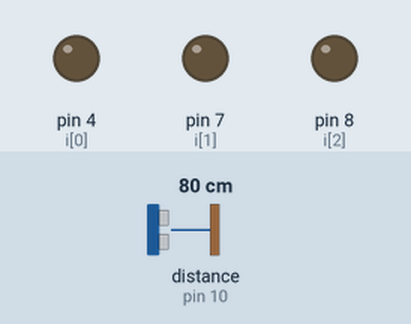
The sketch below on a simulated Arduino Uno, built with avr-gcc and run on an emulated ATmega328P. On the bench: output pins drawn as LEDs (lit = HIGH). Wiring (inferred from the names in the program): ultrasonic range finder: trigger pin 9; echo pin 10. The test bench sets the inputs (shaded band); at power-on: distance to the obstacle (sensor on pin 10) 80 cm. The echo pulse lasts 58.3 µs per cm; pins used as bus, display or sensor lines are not drawn.

Above: at 1.2 s.
1.3 s: distance to the obstacle (sensor on pin 10) set to 2 cm
At 1.55 s:
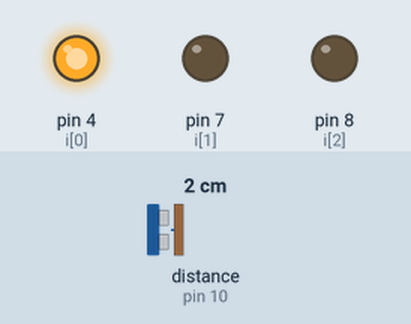
4.3 s: distance to the obstacle (sensor on pin 10) set to 60 cm
At 5.1 s:
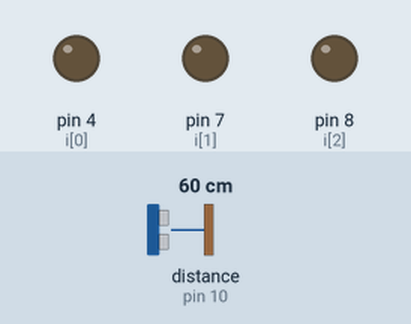
5.8 s: distance to the obstacle (sensor on pin 10) set to 4 cm
At 6.41 s:
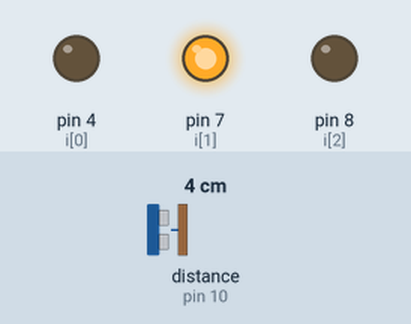
8.8 s: distance to the obstacle (sensor on pin 10) set to 120 cm
At 9.7 s:
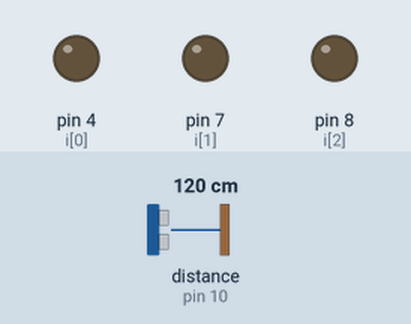
Timing chart, 0 to 11.3 s (numbered marks = the images above; inputs shaded):
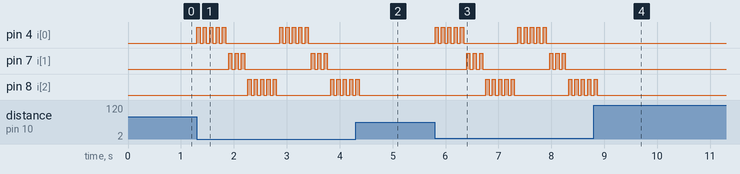

The sketch:

ultrasonic_police.ino
```cpp
/*
 * Police lights with ultrasonic sensor
 * Written by Bryan Hernandez
 */

int del = 60;
int i[] = {4,7,8};
int x[] = {0,0,0};
int len[] = {4,2,4};

long duration, cm, inches;
int trig = 9;
int echo = 10;

void setup() {
  pinMode(i[0], OUTPUT);
  pinMode(i[1], OUTPUT);
  pinMode(i[2], OUTPUT);
  pinMode(trig, OUTPUT);
  pinMode(echo, INPUT);
}

int iter = 0;

void loop() {
  digitalWrite(trig, LOW);
  delayMicroseconds(5);
  digitalWrite(trig, HIGH);
  delayMicroseconds(10);
  digitalWrite(trig, LOW);

  pinMode(echo, INPUT);
  duration = pulseIn(echo, HIGH);
  cm = (duration/2) / 29.1;

  if (cm < 50) {
    while (x[iter] <= len[iter]) {
      x[iter]++;
      digitalWrite(i[iter], HIGH);
      delay(del);

      digitalWrite(i[iter], LOW);
      delay(del);
    }
    memset(x, 0, sizeof(x));
    iter++;
    iter %= 3;
  }
  else {
    iter = 0;
  }
}
```

Measured:
- after the input at 1.3 s, pin 4 (i[0]): goes 4 × (HIGH 0.06 s, LOW 0.06 s), HIGH 0.06 s, LOW 1.0 s, 4 × (HIGH 0.06 s, LOW 0.06 s), HIGH 0.06 s, then LOW, starting at once; pin 8 (i[2]): goes 4 × (HIGH 0.06 s, LOW 0.06 s), HIGH 0.06 s, LOW 1.0 s, 3 × (HIGH 0.06 s, LOW 0.06 s), HIGH 0.06 s, then LOW, starting after 0.96 s
- after the input at 4.3 s, pin 4 (i[0]), pin 7 (i[1]): stops changing and stays LOW; pin 8 (i[2]): goes on until 4.4 s, then stays LOW
- after the input at 5.8 s, pin 4 (i[0]): goes 4 × (HIGH 0.06 s, LOW 0.06 s), HIGH 0.06 s, LOW 1.0 s, 4 × (HIGH 0.06 s, LOW 0.06 s), HIGH 0.06 s, then LOW, starting at once; pin 8 (i[2]): goes 4 × (HIGH 0.06 s, LOW 0.06 s), HIGH 0.06 s, LOW 1.0 s, 3 × (HIGH 0.06 s, LOW 0.06 s), HIGH 0.06 s, then LOW, starting after 0.96 s
- after the input at 8.8 s, pin 4 (i[0]), pin 7 (i[1]): stops changing and stays LOW; pin 8 (i[2]): goes on until 8.9 s, then stays LOW
